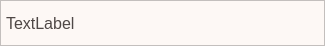
<?xml version="1.0" encoding="UTF-8"?>
<ui version="4.0">
 <class>Form</class>
 <widget class="QWidget" name="Form">
  <property name="geometry">
   <rect>
    <x>0</x>
    <y>0</y>
    <width>325</width>
    <height>46</height>
   </rect>
  </property>
  <property name="windowTitle">
   <string>Form</string>
  </property>
  <layout class="QVBoxLayout" name="verticalLayout">
   <property name="spacing">
    <number>0</number>
   </property>
   <property name="leftMargin">
    <number>0</number>
   </property>
   <property name="topMargin">
    <number>0</number>
   </property>
   <property name="rightMargin">
    <number>0</number>
   </property>
   <property name="bottomMargin">
    <number>0</number>
   </property>
   <item>
    <widget class="QFrame" name="frame">
     <property name="styleSheet">
      <string notr="true">QFrame {
background-color:#FDF8F5;
}
</string>
     </property>
     <property name="frameShape">
      <enum>QFrame::StyledPanel</enum>
     </property>
     <property name="frameShadow">
      <enum>QFrame::Raised</enum>
     </property>
     <layout class="QHBoxLayout" name="horizontalLayout">
      <property name="spacing">
       <number>5</number>
      </property>
      <property name="leftMargin">
       <number>5</number>
      </property>
      <property name="topMargin">
       <number>7</number>
      </property>
      <property name="rightMargin">
       <number>5</number>
      </property>
      <property name="bottomMargin">
       <number>7</number>
      </property>
      <item>
       <widget class="QLabel" name="password_label">
        <property name="styleSheet">
         <string notr="true">QLabel {
	font: 16px;
	color:#4F4846;
}</string>
        </property>
        <property name="text">
         <string>TextLabel</string>
        </property>
       </widget>
      </item>
      <item>
       <widget class="QPushButton" name="copy_button">
        <property name="minimumSize">
         <size>
          <width>30</width>
          <height>30</height>
         </size>
        </property>
        <property name="maximumSize">
         <size>
          <width>30</width>
          <height>30</height>
         </size>
        </property>
        <property name="styleSheet">
         <string notr="true">QPushButton {
	color:#FDF8F5;
	font: bold 15px; border: 0;
 background: none;
 box-shadow: none;
 border-radius: 2px;
}

QPushButton:hover {
	background-color:#E8CEBF
}
</string>
        </property>
        <property name="text">
         <string/>
        </property>
       </widget>
      </item>
     </layout>
    </widget>
   </item>
  </layout>
 </widget>
 <resources/>
 <connections/>
</ui>
